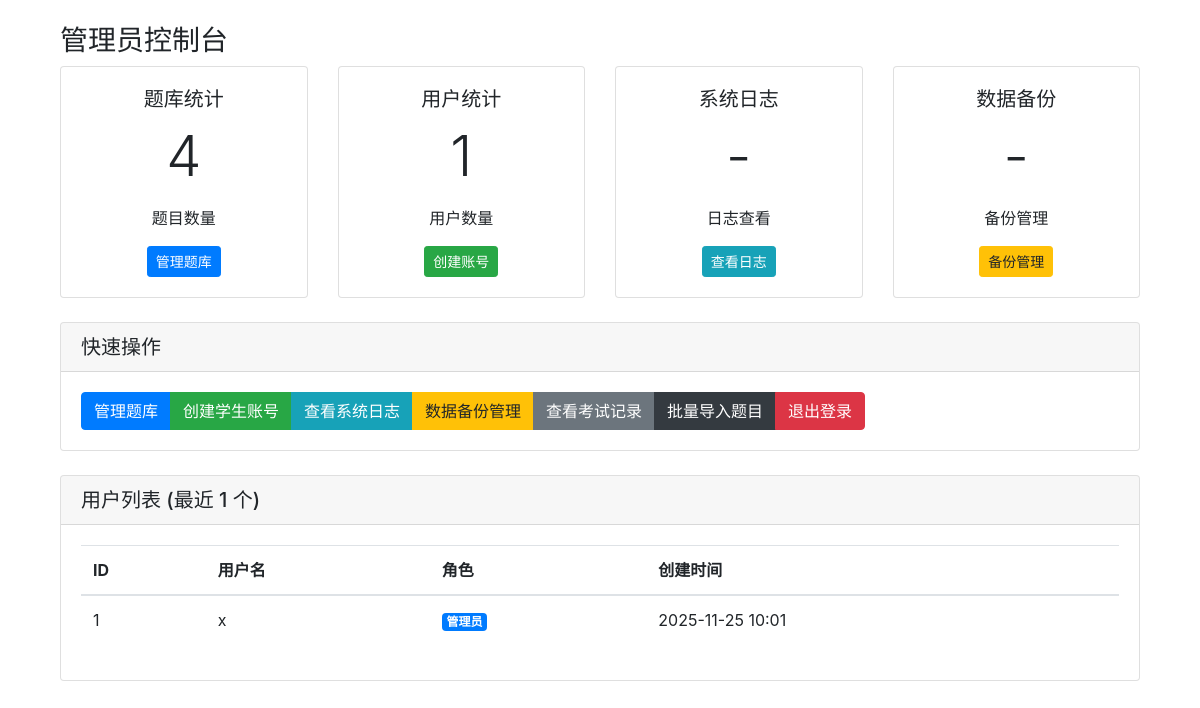
The app's page /admin/dashboard (signed in), older data.
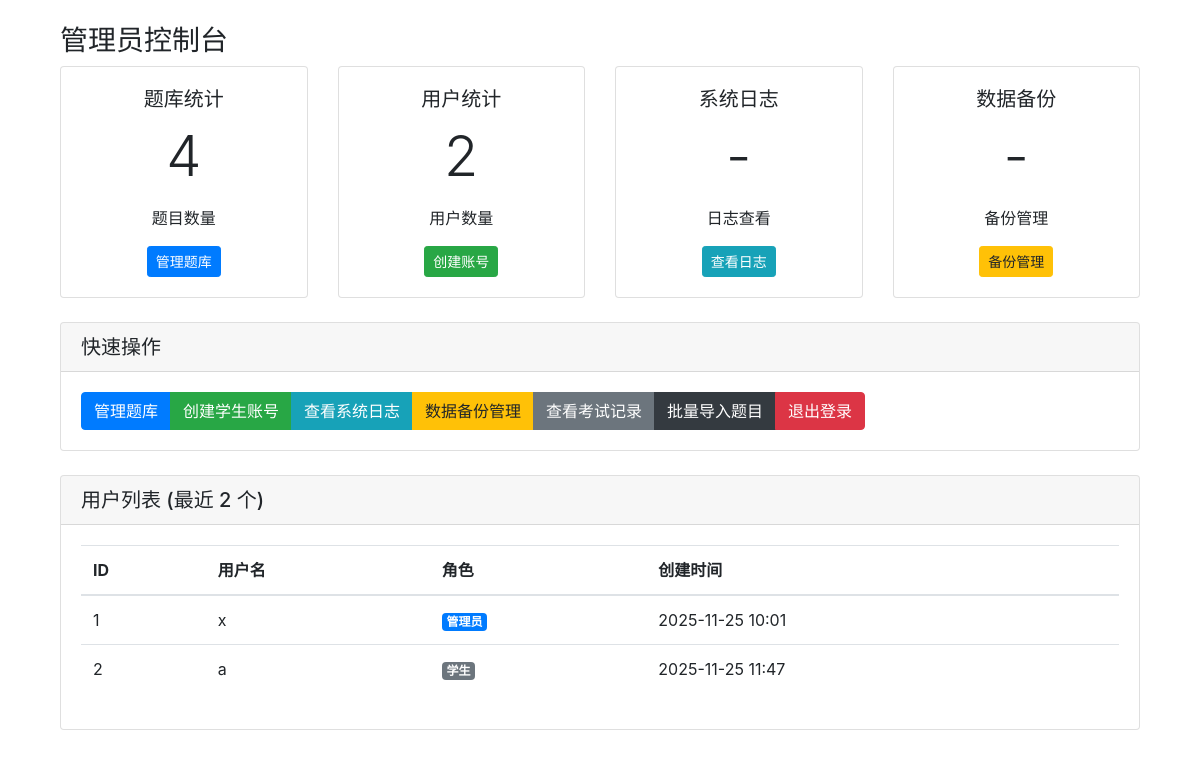
The same page, newer data.
### app/models.py (models this page shows, shortened)
class User(db.Model):
    __tablename__ = 'users'
    id = db.Column(db.Integer, primary_key=True)
    username = db.Column(db.String(80), unique=True, nullable=False)
    password_hash = db.Column(db.String(200), nullable=False)
    is_admin = db.Column(db.Boolean, default=False)
    created_at = db.Column(db.DateTime, default=datetime.datetime.utcnow)

### app/admin/routes.py (the view)
@admin_bp.route('/dashboard')
@admin_required
def dashboard():
    from ..models import Question, User
    qcount = Question.query.count()
    users = User.query.limit(20).all()
    return render_template('admin/dashboard.html', qcount=qcount, users=users)

### app/admin/routes.py (called while the page is built)
def admin_required(f):
    from functools import wraps
    @wraps(f)
    def wrapper(*args, **kwargs):
        uid = session.get('user_id')
        if not uid:
            flash('请先登录', 'warning')
            return redirect(url_for('auth.login'))
        from ..models import User
        u = User.query.get(uid)
        if not u or not u.is_admin:
            flash('需要管理员权限', 'danger')
            return redirect(url_for('auth.index'))
        return f(*args, **kwargs)
    return wrapper

### app/templates/admin/dashboard.html (shortened to what the changed rows need)
{% extends "base.html" %}
{% block content %}
<div class="container mt-4">
    <div class="row mb-4">
        <div class="col-md-3">
            <div class="card text-center">
                <div class="card-body">
                    <h5 class="card-title">用户统计</h5>
                    <p class="card-text display-4">{{ users|length }}</p>
                    <p class="card-text">用户数量</p>
                    <a href="{{ url_for('admin.create_student') }}" class="btn btn-success btn-sm">创建账号</a>
                </div>
            </div>
        </div>
    </div>
    <div class="card">
        <div class="card-header">
            <h5 class="mb-0">用户列表 (最近 {{ users|length }} 个)</h5>
        </div>
        <div class="card-body">
            {% if users %}
            <div class="table-responsive">
                <table class="table table-hover">
                    <thead>
                        <tr>
                            <th>ID</th>
                            <th>用户名</th>
                            <th>角色</th>
                            <th>创建时间</th>
                        </tr>
                    </thead>
                    <tbody>
                        {% for user in users %}
                        <tr>
                            <td>{{ user.id }}</td>
                            <td>{{ user.username }}</td>
                            <td>
                                <span class="badge badge-{{ 'primary' if user.is_admin else 'secondary' }}">
                                    {{ '管理员' if user.is_admin else '学生' }}
                                </span>
                            </td>
                            <td>{{ user.created_at.strftime('%Y-%m-%d %H:%M') if user.created_at else '未知' }}</td>
                        </tr>
                        {% endfor %}
                    </tbody>
                </table>
            </div>
            {% else %}
            <p class="text-muted">暂无用户数据</p>
            {% endif %}
        </div>
    </div>
</div>
{% endblock %}

Row changes from the older to the newer data that the page shows:
added User: id "2", username "a", is_admin "学生", created_at "2025-11-25 11:47"
Text that changed along with them:
{{ users|length }}: "1" → "2"
